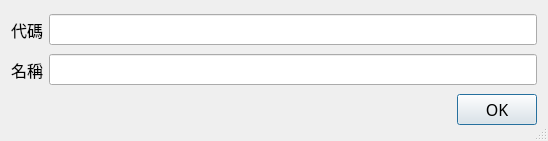
<?xml version="1.0" encoding="UTF-8"?>
<ui version="4.0">
 <class>dlg_fav</class>
 <widget class="QDialog" name="dlg_fav">
  <property name="geometry">
   <rect>
    <x>0</x>
    <y>0</y>
    <width>548</width>
    <height>141</height>
   </rect>
  </property>
  <property name="font">
   <font>
    <family>Microsoft JhengHei</family>
    <pointsize>12</pointsize>
    <weight>9</weight>
    <italic>false</italic>
    <bold>false</bold>
   </font>
  </property>
  <property name="windowTitle">
   <string>新增代碼</string>
  </property>
  <property name="windowIcon">
   <iconset resource="../res/mycis.qrc">
    <normaloff>:/res/img/favorites.png</normaloff>:/res/img/favorites.png</iconset>
  </property>
  <property name="styleSheet">
   <string notr="true">font: 75 12pt &quot;Microsoft JhengHei&quot;;</string>
  </property>
  <property name="sizeGripEnabled">
   <bool>true</bool>
  </property>
  <layout class="QHBoxLayout" name="horizontalLayout_3">
   <item>
    <layout class="QGridLayout" name="gridLayout">
     <item row="0" column="0">
      <layout class="QHBoxLayout" name="horizontalLayout">
       <item>
        <widget class="QLabel" name="lbl_code">
         <property name="font">
          <font>
           <family>Microsoft JhengHei</family>
           <pointsize>12</pointsize>
           <weight>9</weight>
           <italic>false</italic>
           <bold>false</bold>
          </font>
         </property>
         <property name="text">
          <string>代碼</string>
         </property>
         <property name="buddy">
          <cstring>led_code</cstring>
         </property>
        </widget>
       </item>
       <item>
        <widget class="QLineEdit" name="led_code">
         <property name="text">
          <string/>
         </property>
         <property name="echoMode">
          <enum>QLineEdit::Normal</enum>
         </property>
        </widget>
       </item>
      </layout>
     </item>
     <item row="1" column="0">
      <layout class="QHBoxLayout" name="horizontalLayout_2">
       <item>
        <widget class="QLabel" name="lbl_name">
         <property name="font">
          <font>
           <family>Microsoft JhengHei</family>
           <pointsize>12</pointsize>
           <weight>9</weight>
           <italic>false</italic>
           <bold>false</bold>
          </font>
         </property>
         <property name="text">
          <string>名稱</string>
         </property>
         <property name="buddy">
          <cstring>led_name</cstring>
         </property>
        </widget>
       </item>
       <item>
        <widget class="QLineEdit" name="led_name">
         <property name="text">
          <string/>
         </property>
        </widget>
       </item>
      </layout>
     </item>
     <item row="2" column="0">
      <widget class="QDialogButtonBox" name="bnb">
       <property name="font">
        <font>
         <family>Microsoft JhengHei</family>
         <pointsize>12</pointsize>
         <weight>9</weight>
         <italic>false</italic>
         <bold>false</bold>
        </font>
       </property>
       <property name="styleSheet">
        <string notr="true"/>
       </property>
       <property name="orientation">
        <enum>Qt::Horizontal</enum>
       </property>
       <property name="standardButtons">
        <set>QDialogButtonBox::Ok</set>
       </property>
       <property name="centerButtons">
        <bool>false</bool>
       </property>
      </widget>
     </item>
    </layout>
   </item>
  </layout>
 </widget>
 <resources>
  <include location="../res/mycis.qrc"/>
 </resources>
 <connections>
  <connection>
   <sender>bnb</sender>
   <signal>accepted()</signal>
   <receiver>dlg_fav</receiver>
   <slot>accept()</slot>
   <hints>
    <hint type="sourcelabel">
     <x>245</x>
     <y>178</y>
    </hint>
    <hint type="destinationlabel">
     <x>157</x>
     <y>274</y>
    </hint>
   </hints>
  </connection>
  <connection>
   <sender>bnb</sender>
   <signal>rejected()</signal>
   <receiver>dlg_fav</receiver>
   <slot>reject()</slot>
   <hints>
    <hint type="sourcelabel">
     <x>245</x>
     <y>178</y>
    </hint>
    <hint type="destinationlabel">
     <x>286</x>
     <y>274</y>
    </hint>
   </hints>
  </connection>
 </connections>
</ui>
